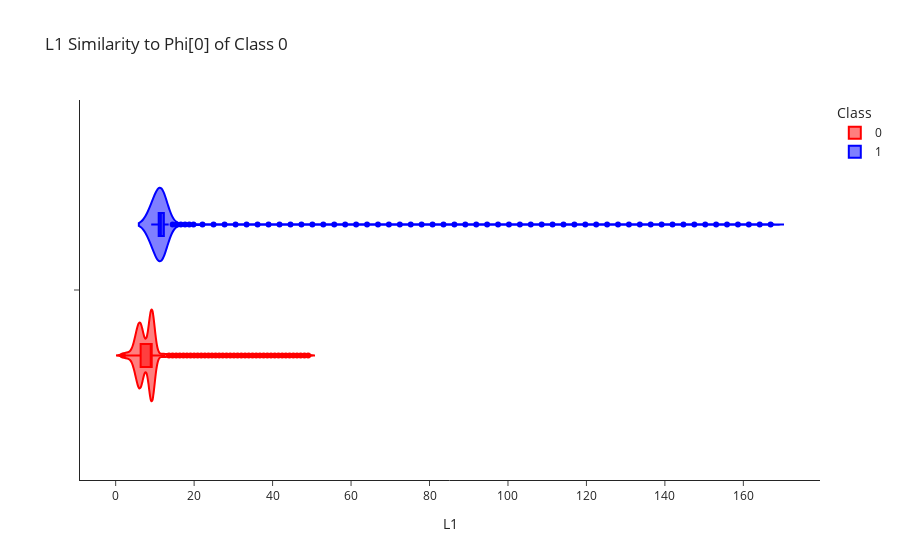
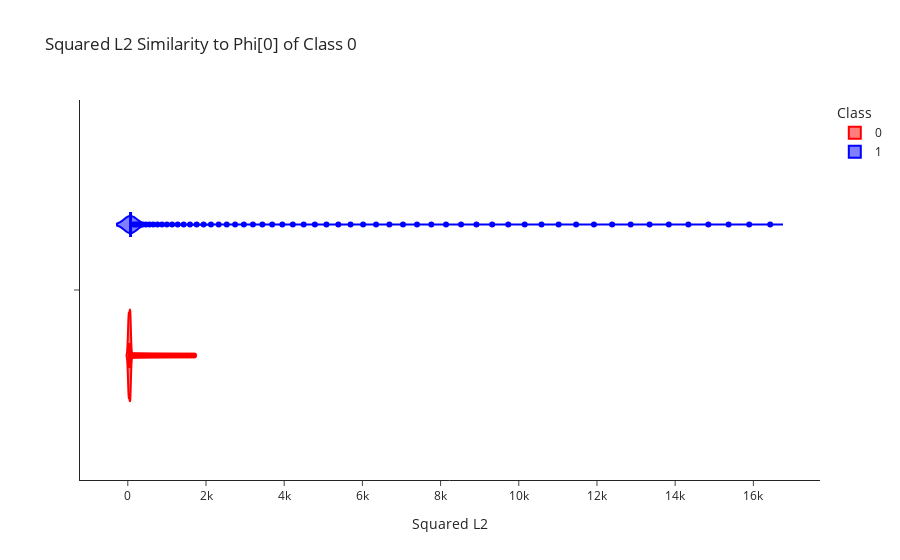
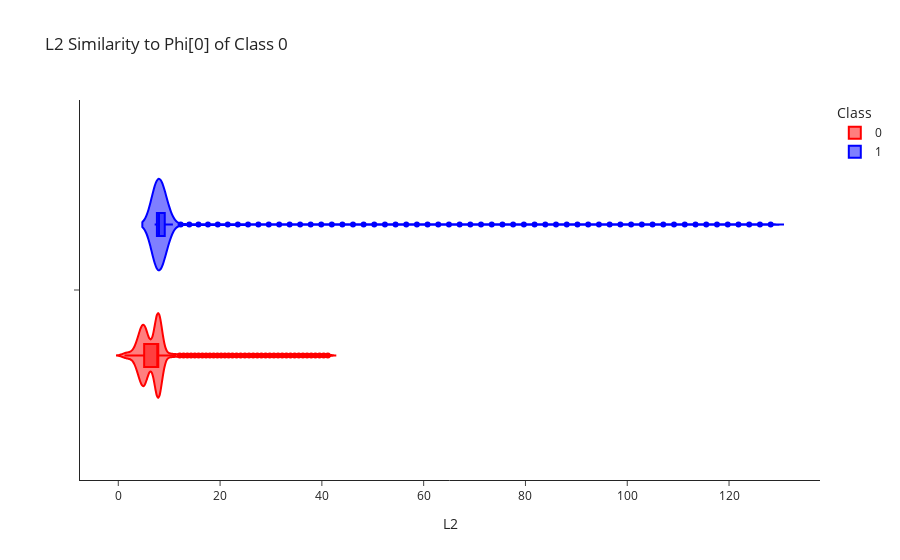
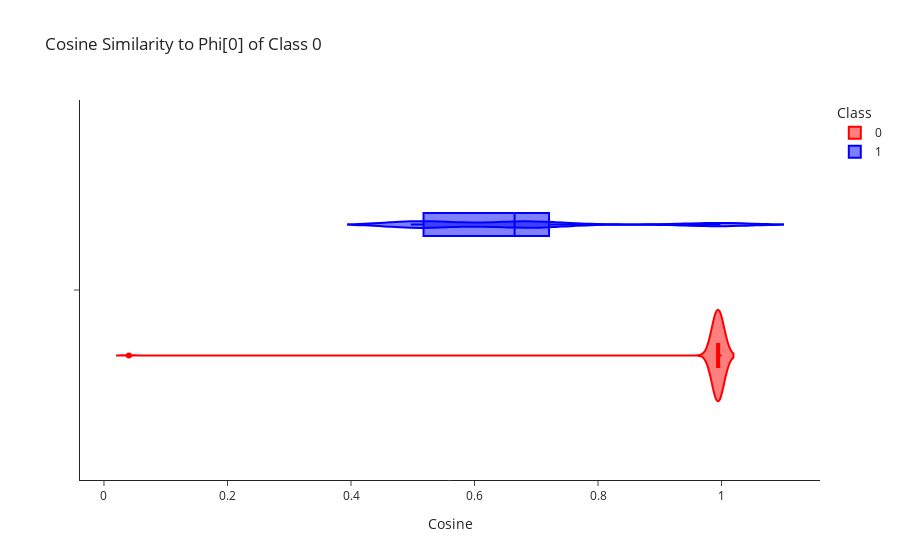

Here is the notebook cell these charts were saved with, in order:
### Code cell
all_outputs = []
max_output_value, min_output_value = None, None
max_activation_value = -float("inf")
num_nodes = []

max_class = 0

similarities = []

for i, data in enumerate(dataset):
    data.x = data.x.double()
    outputs = nn(data).detach().numpy()
    # if outputs[0][0] < -15: print(i)
    all_outputs.append(outputs)
    if max_output_value is None: max_output_value, min_output_value = -float("inf")*np.ones_like(outputs), float("inf")*np.ones_like(outputs)
    max_output_value = np.max(np.stack([max_output_value, outputs]),axis=0)
    min_output_value = np.min(np.stack([min_output_value, outputs]),axis=0)

    all_layer_outputs = nn.get_all_layer_outputs(data)
    embedding = dict(all_layer_outputs)["Aggregation"].detach().numpy()
    l1_similarity = sum(np.abs((embedding[0] - phi[max_class])))
    squared_l2_similarity = sum((embedding[0] - phi[max_class])*(embedding[0] - phi[max_class]))
    cosine_similarity = np.dot(embedding[0], phi[max_class])/(np.linalg.norm(embedding[0])*np.linalg.norm(phi[max_class]))
    dot_product = np.dot(embedding[0], phi[max_class])
    similarities.append({"L1": l1_similarity, "Squared L2": squared_l2_similarity, "L2": np.sqrt(squared_l2_similarity),"Cosine": cosine_similarity, "Dot Product": dot_product, "Class": int(data.y)})

    all_activations = [output for _, output in all_layer_outputs]
    max_activation_value = max(max_activation_value, max(float(torch.max(torch.abs(activation))) for activation in all_activations))
    num_nodes.append(data.num_nodes)
print("Max Absolute Activation Value:", max_activation_value)
print("Min Class Output Value:", min_output_value)
print("Max Class Output Value:", max_output_value)
import pandas as pd
similarities = pd.DataFrame.from_records(similarities)
for similarity in similarities.columns:
    if similarity == "Class": continue
    px.violin(similarities, x=similarity, color="Class", color_discrete_map={0: "Red", 1: "Blue"}, title=f"{similarity} Similarity to Phi[{max_class}] of Class {max_class}", box=True).show()
px.histogram(num_nodes, title="Number of Nodes").show()


all_outputs = np.concatenate(all_outputs, axis=0)
px.scatter(x=list(all_outputs[:, 0])+[exp_output[0]], y=list(all_outputs[:, 1])+[exp_output[1]], color=[str(int(d.y)) for d in dataset]+["2"], color_discrete_map={"0": "Red", "1": "Blue", "2": "Green"}).show()
for i in range(all_outputs.shape[-1]):
    fig = px.histogram(all_outputs[:, i], title=f"Class {i} Logit Distribution", color=[int(d.y) for d in dataset], color_discrete_map={0: "Red", 1: "Blue"})

    fig.add_annotation(
        text="Explanation Value",
        x=exp_output[i],
        y=0,  # Adjust the y-coordinate as needed
        showarrow=True,
        arrowhead=2,
        ax=0,  # Adjust the text label's position relative to the point
        font=dict(
            size=14,
        )
    )

    fig.update_layout(
        xaxis_title="Logit Value",
        yaxis_title="Count",
    )

    fig.update_xaxes(
        range=[min(min(all_outputs[:, i]), exp_output[i])-2, max(max(all_outputs[:, i]), exp_output[i])+2]
    )    

    fig.show()

### Figure 1 — Plotly figure (JSON) as saved in the notebook; plotly's stock layout.template omitted (floating-point values rounded to 4 significant figures; data arrays with more than 128 entries replaced by an {"elided": "..."} marker saying what was removed)
{"data": [{"alignmentgroup": "True", "box": {"visible": true}, "hovertemplate": "Class=0<br>L1=%{x}<extra></extra>", "legendgroup": "0", "marker": {"color": "Red"}, "name": "0", "offsetgroup": "0", "orientation": "h", "scalegroup": "True", "showlegend": true, "type": "violin", "x": {"elided": "227 float values"}, "x0": " ", "xaxis": "x", "y0": " ", "yaxis": "y"}, {"alignmentgroup": "True", "box": {"visible": true}, "hovertemplate": "Class=1<br>L1=%{x}<extra></extra>", "legendgroup": "1", "marker": {"color": "Blue"}, "name": "1", "offsetgroup": "1", "orientation": "h", "scalegroup": "True", "showlegend": true, "type": "violin", "x": {"elided": "306 float values"}, "x0": " ", "xaxis": "x", "y0": " ", "yaxis": "y"}], "layout": {"legend": {"title": {"text": "Class"}, "tracegroupgap": 0}, "title": {"text": "L1 Similarity to Phi[0] of Class 0"}, "violinmode": "group", "xaxis": {"anchor": "y", "domain": [0, 1], "title": {"text": "L1"}}, "yaxis": {"anchor": "x", "domain": [0, 1]}}}

### Figure 2 — Plotly figure (JSON) as saved in the notebook; plotly's stock layout.template omitted (floating-point values rounded to 4 significant figures; data arrays with more than 128 entries replaced by an {"elided": "..."} marker saying what was removed)
{"data": [{"alignmentgroup": "True", "box": {"visible": true}, "hovertemplate": "Class=0<br>Squared L2=%{x}<extra></extra>", "legendgroup": "0", "marker": {"color": "Red"}, "name": "0", "offsetgroup": "0", "orientation": "h", "scalegroup": "True", "showlegend": true, "type": "violin", "x": {"elided": "227 float values"}, "x0": " ", "xaxis": "x", "y0": " ", "yaxis": "y"}, {"alignmentgroup": "True", "box": {"visible": true}, "hovertemplate": "Class=1<br>Squared L2=%{x}<extra></extra>", "legendgroup": "1", "marker": {"color": "Blue"}, "name": "1", "offsetgroup": "1", "orientation": "h", "scalegroup": "True", "showlegend": true, "type": "violin", "x": {"elided": "306 float values"}, "x0": " ", "xaxis": "x", "y0": " ", "yaxis": "y"}], "layout": {"legend": {"title": {"text": "Class"}, "tracegroupgap": 0}, "title": {"text": "Squared L2 Similarity to Phi[0] of Class 0"}, "violinmode": "group", "xaxis": {"anchor": "y", "domain": [0, 1], "title": {"text": "Squared L2"}}, "yaxis": {"anchor": "x", "domain": [0, 1]}}}

### Figure 3 — Plotly figure (JSON) as saved in the notebook; plotly's stock layout.template omitted (floating-point values rounded to 4 significant figures; data arrays with more than 128 entries replaced by an {"elided": "..."} marker saying what was removed)
{"data": [{"alignmentgroup": "True", "box": {"visible": true}, "hovertemplate": "Class=0<br>L2=%{x}<extra></extra>", "legendgroup": "0", "marker": {"color": "Red"}, "name": "0", "offsetgroup": "0", "orientation": "h", "scalegroup": "True", "showlegend": true, "type": "violin", "x": {"elided": "227 float values"}, "x0": " ", "xaxis": "x", "y0": " ", "yaxis": "y"}, {"alignmentgroup": "True", "box": {"visible": true}, "hovertemplate": "Class=1<br>L2=%{x}<extra></extra>", "legendgroup": "1", "marker": {"color": "Blue"}, "name": "1", "offsetgroup": "1", "orientation": "h", "scalegroup": "True", "showlegend": true, "type": "violin", "x": {"elided": "306 float values"}, "x0": " ", "xaxis": "x", "y0": " ", "yaxis": "y"}], "layout": {"legend": {"title": {"text": "Class"}, "tracegroupgap": 0}, "title": {"text": "L2 Similarity to Phi[0] of Class 0"}, "violinmode": "group", "xaxis": {"anchor": "y", "domain": [0, 1], "title": {"text": "L2"}}, "yaxis": {"anchor": "x", "domain": [0, 1]}}}

### Figure 4 — Plotly figure (JSON) as saved in the notebook; plotly's stock layout.template omitted (floating-point values rounded to 4 significant figures; data arrays with more than 128 entries replaced by an {"elided": "..."} marker saying what was removed)
{"data": [{"alignmentgroup": "True", "box": {"visible": true}, "hovertemplate": "Class=0<br>Cosine=%{x}<extra></extra>", "legendgroup": "0", "marker": {"color": "Red"}, "name": "0", "offsetgroup": "0", "orientation": "h", "scalegroup": "True", "showlegend": true, "type": "violin", "x": {"elided": "227 float values"}, "x0": " ", "xaxis": "x", "y0": " ", "yaxis": "y"}, {"alignmentgroup": "True", "box": {"visible": true}, "hovertemplate": "Class=1<br>Cosine=%{x}<extra></extra>", "legendgroup": "1", "marker": {"color": "Blue"}, "name": "1", "offsetgroup": "1", "orientation": "h", "scalegroup": "True", "showlegend": true, "type": "violin", "x": {"elided": "306 float values"}, "x0": " ", "xaxis": "x", "y0": " ", "yaxis": "y"}], "layout": {"legend": {"title": {"text": "Class"}, "tracegroupgap": 0}, "title": {"text": "Cosine Similarity to Phi[0] of Class 0"}, "violinmode": "group", "xaxis": {"anchor": "y", "domain": [0, 1], "title": {"text": "Cosine"}}, "yaxis": {"anchor": "x", "domain": [0, 1]}}}
